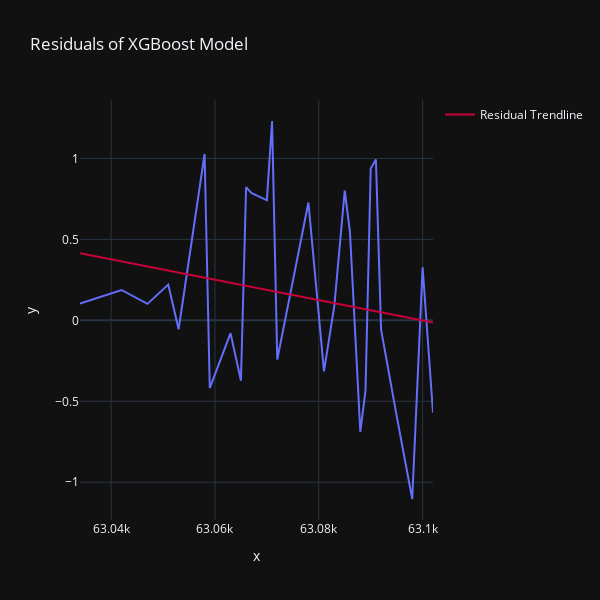

Notebook code cell kept with this figure:
### Markdown cell above
# Plotting Residuals

### Code cell
residuals = reg_yhat - y_test
residuals.sort_index(ascending=True, inplace=True)


fig = px.line(x=residuals.keys(), y=residuals.values, title='Residuals of XGBoost Model')

fig2 = px.scatter(x=residuals.keys(), y=residuals.values, trendline='ols', trendline_color_override='#C70039')
fig2.data[1].name = 'Residual Trendline'
fig2.data[1].showlegend = True

fig.add_trace(fig2.data[1])

fig.update_layout(height=600, width=600, template='plotly_dark')
fig.show()

### Figure 1 — Plotly figure (JSON) as saved in the notebook; plotly's stock layout.template omitted (floating-point values rounded to 4 significant figures)
{"data": [{"hovertemplate": "x=%{x}<br>y=%{y}<extra></extra>", "legendgroup": "", "line": {"color": "#636efa", "dash": "solid"}, "marker": {"symbol": "circle"}, "mode": "lines", "name": "", "orientation": "v", "showlegend": false, "type": "scatter", "x": [63034, 63042, 63047, 63051, 63053, 63058, 63059, 63063, 63065, 63066, 63067, 63070, 63071, 63072, 63078, 63081, 63083, 63085, 63086, 63087, 63088, 63089, 63090, 63091, 63092, 63095, 63098, 63100, 63102], "xaxis": "x", "y": [0.1039, 0.1875, 0.1016, 0.2207, -0.05564, 1.027, -0.4182, -0.07953, -0.3722, 0.8231, 0.7873, 0.7414, 1.231, -0.2423, 0.7276, -0.3156, 0.09276, 0.8014, 0.546, -0.1076, -0.6885, -0.4325, 0.9378, 0.9931, -0.05725, -0.5899, -1.103, 0.3281, -0.571], "yaxis": "y"}, {"hovertemplate": "<b>OLS trendline</b><br>y = -0.00630598 * x + 397.907<br>R<sup>2</sup>=0.036662<br><br>x=%{x}<br>y=%{y} <b>(trend)</b><extra></extra>", "legendgroup": "", "line": {"color": "#C70039"}, "marker": {"color": "#636efa", "symbol": "circle"}, "mode": "lines", "name": "Residual Trendline", "showlegend": true, "type": "scatter", "x": [63034, 63042, 63047, 63051, 63053, 63058, 63059, 63063, 63065, 63066, 63067, 63070, 63071, 63072, 63078, 63081, 63083, 63085, 63086, 63087, 63088, 63089, 63090, 63091, 63092, 63095, 63098, 63100, 63102], "xaxis": "x", "y": [0.4152, 0.3647, 0.3332, 0.308, 0.2953, 0.2638, 0.2575, 0.2323, 0.2197, 0.2134, 0.2071, 0.1881, 0.1818, 0.1755, 0.1377, 0.1188, 0.1062, 0.09355, 0.08724, 0.08094, 0.07463, 0.06832, 0.06202, 0.05571, 0.04941, 0.03049, 0.01157, -0.001041, -0.01365], "yaxis": "y"}], "layout": {"height": 600, "legend": {"tracegroupgap": 0}, "title": {"text": "Residuals of XGBoost Model"}, "width": 600, "xaxis": {"anchor": "y", "domain": [0, 1], "title": {"text": "x"}}, "yaxis": {"anchor": "x", "domain": [0, 1], "title": {"text": "y"}}}}
